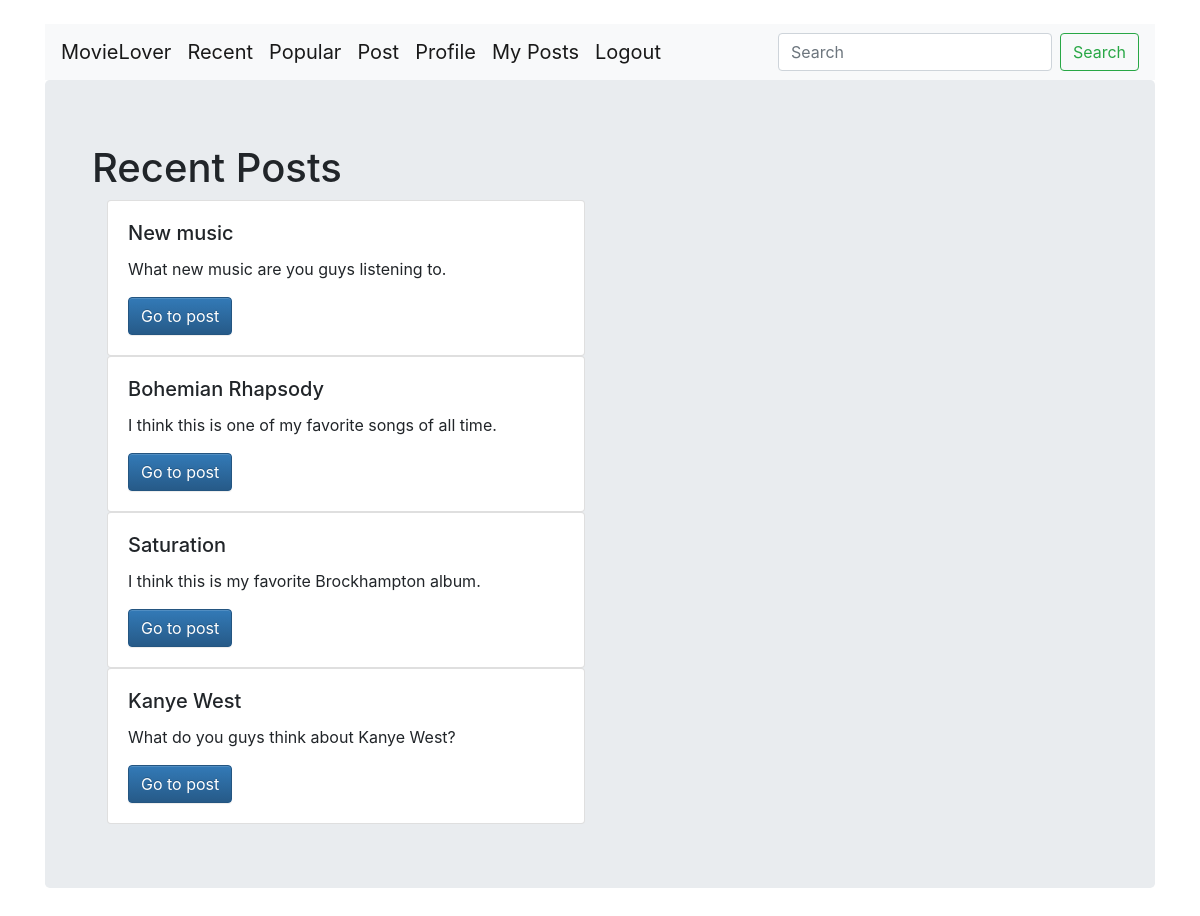
Screenshot of /account/ (signed in) with the database file from the repository.
### accounts/models.py (models this page shows)
class Posts(models.Model):
    fromUser = models.ForeignKey(User, on_delete=models.CASCADE, related_name='fromUser', null=True)
    title = models.CharField(max_length=50)
    post = models.CharField(max_length=2000)
    album = models.CharField(max_length=100, default='N/A')
    song = models.CharField(max_length=100, default='N/A')
    artist = models.CharField(max_length=100, default='N/A')
    artwork = models.ImageField(blank=True, upload_to = 'media', default='default.jpg')
    views = models.IntegerField(default=0)

### accounts/views.py (the view)
# urls.py: 2. Add a URL to urlpatterns:  path('', views.home, name='home')
def home(request):
    search_term = ''
    if 'search' in request.GET:
        search_term = request.GET['search']
        posts = Posts.objects.filter(title__icontains=search_term)
        posts = posts | Posts.objects.filter(artist__icontains=search_term)
        posts = posts | Posts.objects.filter(post__icontains=search_term)
        posts = posts | Posts.objects.filter(song__icontains=search_term)
    else:
        posts = Posts.objects.all().order_by("-id")
    posts = posts[:20]
    args = {'posts': posts, 'search_term': search_term}
    return render(request, 'accounts/home.html', args)

### accounts/templates/accounts/home.html
{% extends 'base.html' %}
{% block body %}
<div class="container" align="center">
<div class="jumbotron" align="left">
<div class="container">
    <h1>Recent Posts</h1>
    {% for post in posts %}
      <div class="col-sm-6">
        <div class="card">
          <div class="card-body">
            <h5 class="card-title">{{ post.title }}</h5>
            <p class="card-text">{{ post.post }}</p>
            <a href="{% url 'users:view_post' pk=post.pk %}" class="btn btn-primary">Go to post</a>
          </div>
        </div>
      </div>
    {% endfor %}
</div>
</div>
</div>
{% endblock %}

### rows the page displays
Posts: title "New music", post "What new music are you guys listening to."
Posts: title "Bohemian Rhapsody", post "I think this is one of my favorite songs of all time."
Posts: title "Saturation", post "I think this is my favorite Brockhampton album."
Posts: title "Kanye West", post "What do you guys think about Kanye West?"
